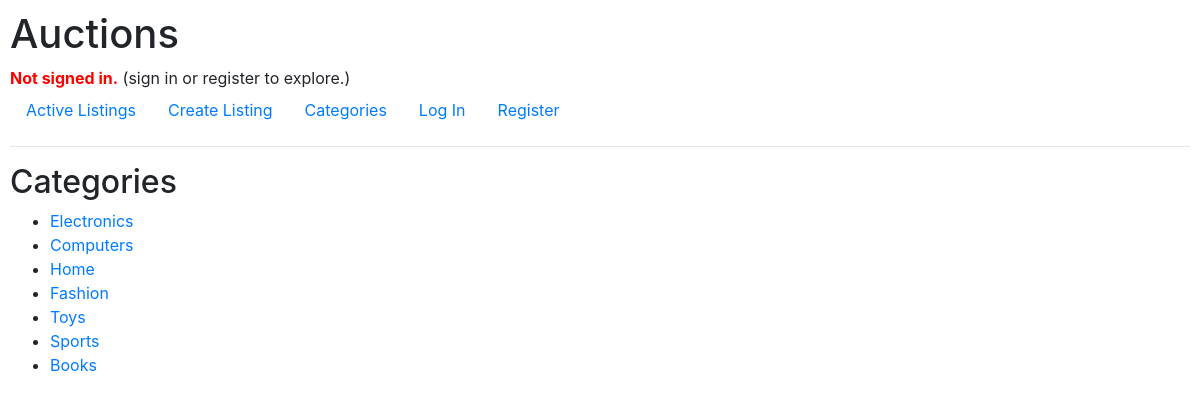
The page /categories on the database as committed earlier.
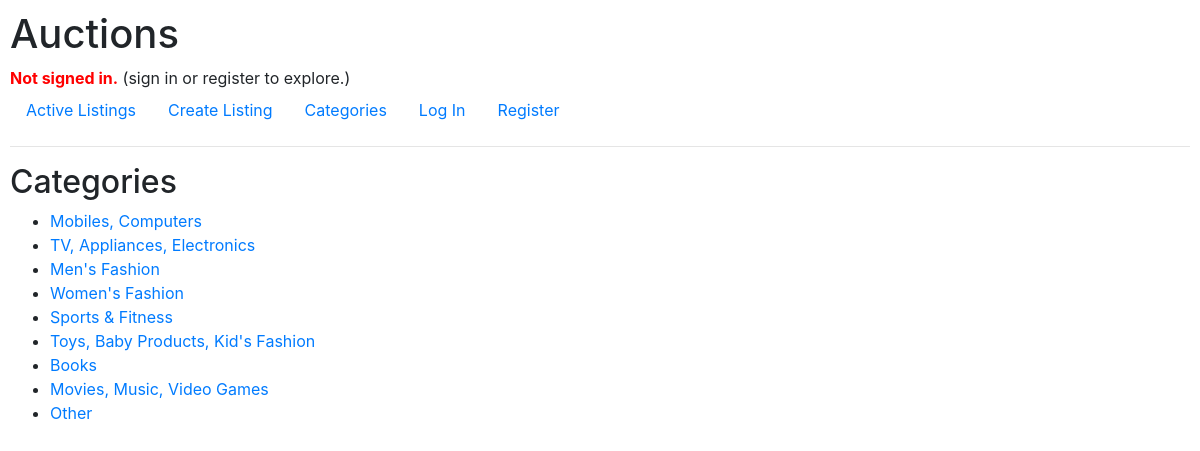
The same page on the database as committed later.
### auctions/models.py (models this page shows, shortened)
class Category(models.Model):
    category = models.CharField(max_length=64, blank=False, unique=True)

### auctions/views.py (the view)
# urls.py: path("categories", views.categories, name="categories"),
def categories(request):
    return render(request, "auctions/category.html", {
        "categories": Category.objects.all()
    })

### auctions/templates/auctions/category.html (shortened to what this page needs)
{% extends 'auctions/layout.html' %}
{% block body %}
    <h2>Categories</h2>
    <ul>
        {% if categories|length == 0 %}
            <li>No categories found</li>
        {% else %}
        {% for category in categories %}
            <li><a href="{% url 'category' category.category %}">{{ category.category }}</a></li>
        {% endfor %}
        {% endif %}
    </ul>
{% endblock  %}

### auctions/templates/auctions/layout.html (shortened to what this page needs)
{% load static %}
<!DOCTYPE html>
<html lang="en">
  <head>
    <link
      rel="stylesheet"
      href="https://stackpath.bootstrapcdn.com/bootstrap/4.4.1/css/bootstrap.min.css"
    />
    <link href="{% static 'auctions/styles.css' %}" rel="stylesheet" />
  </head>
  <body>
    <h1>Auctions</h1>
    <div>
      {% if user.is_authenticated %} Signed in as
      <strong style="color: green;">{{ user.username }}</strong>.
      {% else %} <strong style="color: red;">Not signed in.</strong> (sign in or register to explore.)
      {% endif %}
    </div>
    <ul class="nav">
      <li class="nav-item">
        <a class="nav-link" href="{% url 'index' %}">Active Listings</a>
      </li>
      <li class="nav-item">
        <a class="nav-link" href="{% url 'create' %}">Create Listing</a>
      </li>
      <li class="nav-item">
        <a class="nav-link" href="{% url 'categories' %}">Categories</a>
     </li>
      {% if user.is_authenticated %}
      <li class="nav-item">
        <a class="nav-link" href="{% url 'watchlist' %}">Watchlist <span class="badge badge-primary">{{user.watchlist.all|length}}</span></a>
      </li>
      <li class="nav-item">
        <a class="nav-link" href="{% url 'logout' %}">Log Out</a>
      </li>
      {% else %}
      <li class="nav-item">
        <a class="nav-link" href="{% url 'login' %}">Log In</a>
      </li>
      <li class="nav-item">
        <a class="nav-link" href="{% url 'register' %}">Register</a>
      </li>
      {% endif %}
    </ul>
    <hr />
    {% block body %} {% endblock %}
  </body>
</html>

### auctions/static/auctions/styles.css (style rules this page uses)
body { padding: 10px; }

Rows that differ between the two databases and show on the page:
changed Category: category "Electronics" → "Mobiles, Computers"
changed Category: category "Computers" → "TV, Appliances, Electronics"
changed Category: category "Home" → "Men's Fashion"
changed Category: category "Fashion" → "Women's Fashion"
changed Category: category "Toys" → "Sports & Fitness"
changed Category: category "Sports" → "Toys, Baby Products, Kid's Fashion"
added Category: category "Movies, Music, Video Games"
added Category: category "Other"
